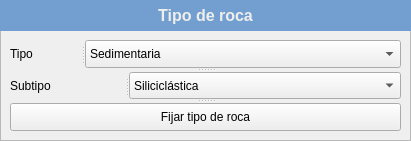
     <widget class="QFrame" name="frame">
      <property name="geometry">
       <rect>
        <x>470</x>
        <y>10</y>
        <width>411</width>
        <height>141</height>
       </rect>
      </property>
      <property name="frameShape">
       <enum>QFrame::StyledPanel</enum>
      </property>
      <property name="frameShadow">
       <enum>QFrame::Raised</enum>
      </property>
      <widget class="QLabel" name="label">
       <property name="geometry">
        <rect>
         <x>0</x>
         <y>0</y>
         <width>411</width>
         <height>31</height>
        </rect>
       </property>
       <property name="font">
        <font>
         <pointsize>12</pointsize>
         <weight>75</weight>
         <bold>true</bold>
        </font>
       </property>
       <property name="styleSheet">
        <string notr="true">background-color: rgb(114, 159, 207);
color: rgb(238, 238, 236);</string>
       </property>
       <property name="text">
        <string>Tipo de roca</string>
       </property>
       <property name="alignment">
        <set>Qt::AlignCenter</set>
       </property>
      </widget>
      <widget class="QSplitter" name="splitter_3">
       <property name="geometry">
        <rect>
         <x>10</x>
         <y>40</y>
         <width>391</width>
         <height>91</height>
        </rect>
       </property>
       <property name="orientation">
        <enum>Qt::Vertical</enum>
       </property>
       <widget class="QSplitter" name="splitter">
        <property name="orientation">
         <enum>Qt::Horizontal</enum>
        </property>
        <widget class="QLabel" name="label_tipo_roca">
         <property name="text">
          <string>Tipo</string>
         </property>
        </widget>
        <widget class="QComboBox" name="input_tipo_roca">
         <item>
          <property name="text">
           <string>Sedimentaria</string>
          </property>
         </item>
         <item>
          <property name="text">
           <string>Ígnea</string>
          </property>
         </item>
         <item>
          <property name="text">
           <string>Metamórfica</string>
          </property>
         </item>
        </widget>
       </widget>
       <widget class="QSplitter" name="splitter_2">
        <property name="orientation">
         <enum>Qt::Horizontal</enum>
        </property>
        <widget class="QLabel" name="label_subtipo_roca">
         <property name="text">
          <string>Subtipo</string>
         </property>
        </widget>
        <widget class="QComboBox" name="input_subtipo_roca">
         <item>
          <property name="text">
           <string>Siliciclástica</string>
          </property>
         </item>
         <item>
          <property name="text">
           <string>Calcárea</string>
          </property>
         </item>
        </widget>
       </widget>
       <widget class="QPushButton" name="boton_guardar_tipo_roca">
        <property name="text">
         <string>Fijar tipo de roca</string>
        </property>
       </widget>
      </widget>
     </widget>
